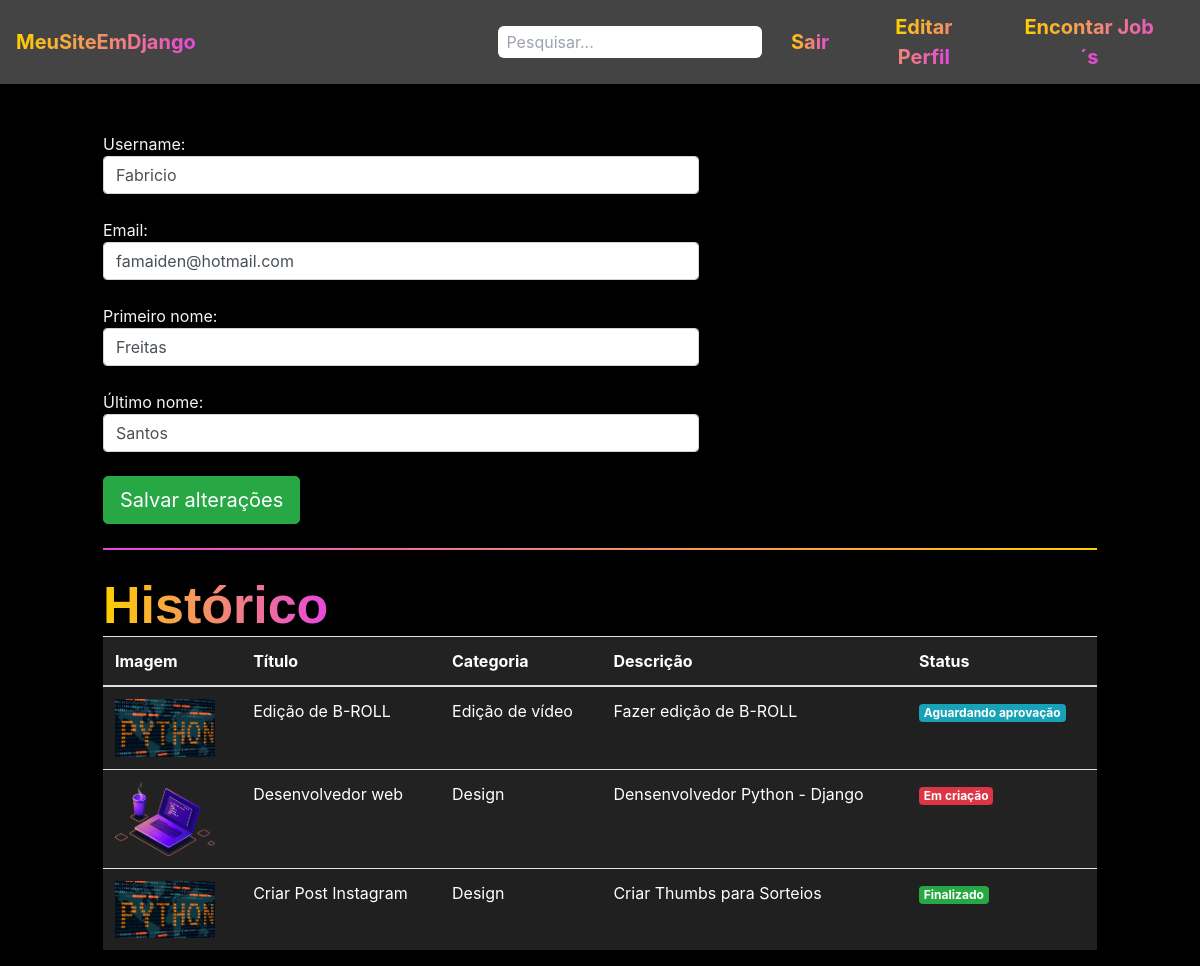
Page /jobs/perfil/ (signed in) on the earlier database version.
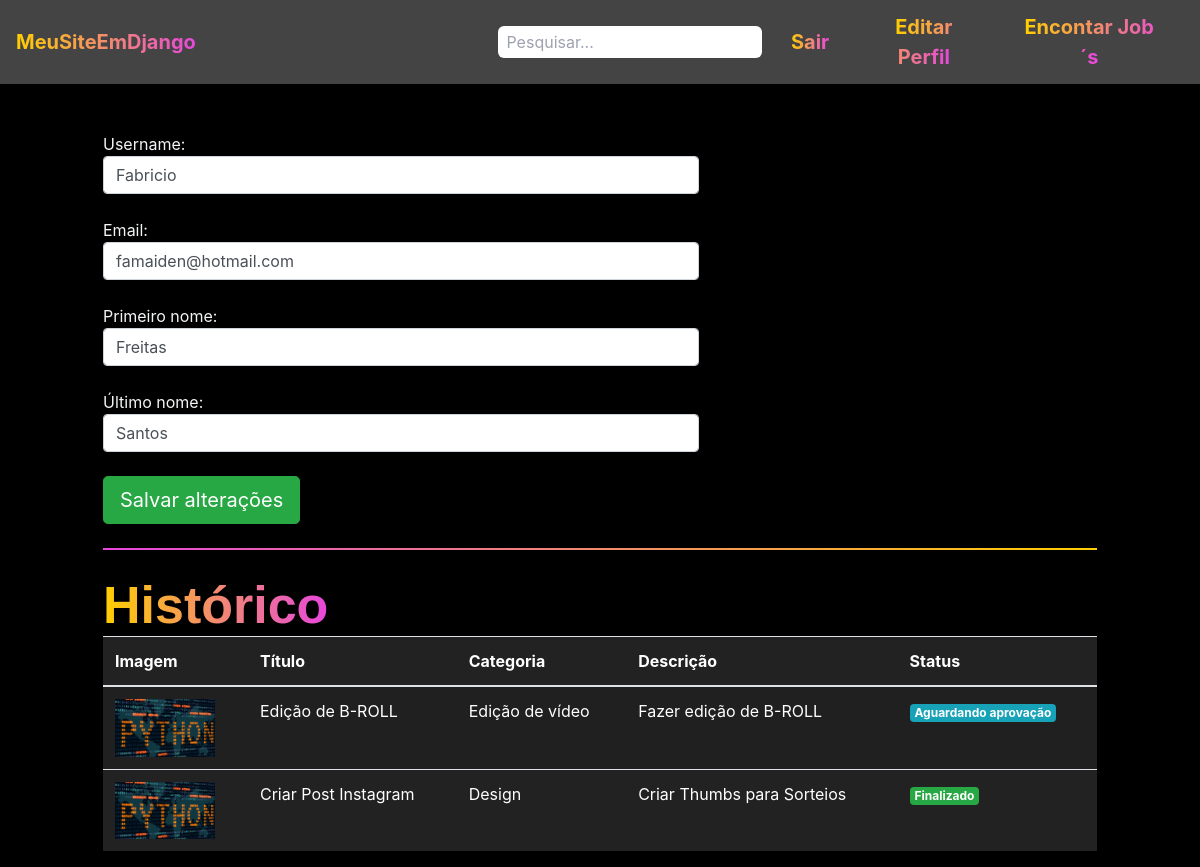
Same page on the later database version.
### jobs/models.py (models this page shows, shortened)
class Jobs(models.Model):
    categoria_choices = (('D', 'Design'),
                         ('EV', 'Edição de Vídeo'))
    status_choices = (('C', 'Em criação'),
                      ('AA', 'Aguardando aprovação'),
                      ('F', 'Finalizado'))
    titulo = models.CharField(max_length=200)
    descricao = models.TextField()
    categoria = models.CharField(max_length=2, choices=categoria_choices, default="D")
    prazo_entrega = models.DateTimeField()
    preco = models.FloatField()
    referencias = models.ManyToManyField(Referencias)
    profissional = models.ForeignKey(User, on_delete=models.DO_NOTHING, null=True, blank=True)
    reservado = models.BooleanField(default=False)
    status = models.CharField(max_length=2, choices=status_choices, default='C')
    arquivo_final = models.FileField(null=True)

class Referencias(models.Model):
    arquivo = models.FileField(upload_to='referencias')
    def __str__(self) -> str:
        return self.arquivo.url

### jobs/views.py (the view, shortened to what this page needs)
# urls.py: path('perfil/', views.perfil, name="perfil"),
@login_required(login_url='/auth/logar')
def perfil(request):
    if request.method == "GET":
        jobs = Jobs.objects.filter(profissional=request.user)
        return render(request, 'perfil.html', {'jobs': jobs})

### jobs/templates/perfil.html (shortened to what this page needs)
{% extends 'base.html' %}
{% load static %}
{% block 'head' %}
    <link rel="stylesheet" href="{% static 'jobs/css/encontrar_jobs.css' %}">
    <link rel="stylesheet" href="{% static 'jobs/css/perfil.css' %}">
{% endblock %}
{% block 'body' %}
<br>
<br>
<div class="container">
    <div style="width: 60%">
        <form action="{% url 'perfil' %}" method="POST">{% csrf_token %}
            <p>Username:</p>
            <input type="text" class="form-control" value="{{user.username}}" name="username">
            <br>
            <p>Email:</p>
            <input type="email" class="form-control" value="{{user.email}}" name="email">
            <br>
            <p>Primeiro nome:</p>
            <input type="text" class="form-control" value="{{user.first_name}}" name="primeiro_nome">
            <br>
            <p>Último nome:</p>
            <input type="text" class="form-control" value="{{user.last_name}}" name="ultimo_nome">
            <br>
            <input type="submit" class="btn btn-success btn-lg" value="Salvar alterações">
        </form>
    </div>
    <br>
    <hr class="borda-degrade">
    <br>
    <h4 class="titulo">Histórico</h4>
    <table style="background-color: #222; color: white;" class="table table-striped">
        <thead>
        <tr>
            <th scope="col">Imagem</th>
            <th scope="col">Título</th>
            <th scope="col">Categoria</th>
            <th scope="col">Descrição</th>
            <th scope="col">Status</th>
        </tr>
        </thead>
        <tbody>
        {% for job in jobs %}
            <tr>
                <th scope="row"><img width="100px" src="{{job.referencias.all.0}}"></th>
                <td>{{job.titulo}}</td>
                <td>
                    {% if job.categoria == 'D'%}
                    Design
                    {% else %}
                    Edição de vídeo
                    {% endif%}
                </td>
                <td>{{job.descricao}}</td>
                <td>
                    {% if job.status == 'AA'%}
                        <span class="badge badge-info">Aguardando aprovação</span>
                    {% elif job.status == 'C' %}
                        <button class="badge badge-danger" data-toggle="modal" data-target="#modal-job-{{job.id}}">Em criação</button>
                    {% else %}
                        <span class="badge badge-success">Finalizado</span>
                    {% endif %}
                </td>
            </tr>
        {% endfor %}
            </tbody>
        </table>
    </div>
{% endblock %}

### templates/base.html (shortened to what this page needs)
<!doctype html>
<html lang="pt-br">
    <head>
    {% block 'head' %}
    {% endblock %}
        <link rel="stylesheet" href="https://cdn.jsdelivr.net/npm/bootstrap@4.6.1/dist/css/bootstrap.min.css">
        <script src="https://cdn.tailwindcss.com"></script>
    </head>
    <body class="bg-black text-gray-100 font primary">
     {% include 'navbar.html' %}
{% block 'body' %} {% endblock %}
    </body>
</html>

### templates/navbar.html (shortened to what this page needs)
{% load static %}
<nav style="background-color: #444;" class="navbar navbar-expand-lg navbar-dark" class="flex text-gray-100 justify-between items-center py-3 px-4 fixed w-full z-50 ">
        <a class="navbar-brand" href="/"><span class="font-degrade-nav">MeuSiteEmDjango</span></a>
        <div class="w-6/12 flex flex-nowrap justify-end">
            {% if user.is_authenticated %}
            <div class="mr-2">
                <form>
                    <input type="text" class="py-1 px-2 rounded-md text-black" name="query" value="{{ request.GET.query }}" placeholder="Pesquisar...">
                </form>
            </div>
            {% endif %}
        </div>
        <div class="mr-2">
            {% if user.is_authenticated %}
            <a href="{% url 'logout' %}">
                <button class="bg-black-600 text-white py-1 px-3 rounded-md">
                  <span class="font-degrade-nav">Sair</span>
                </button>
            </a>
            {% else %}
             <a href="{% url 'logar' %}">
                <button class="bg-black-600 text-white py-1 px-3 rounded-md">
                  <span class="font-degrade-nav">Login</span>
                </button>
            </a>
            {% endif %}
        </div>
        <div class="mr-2">
            <a href="{% url 'cadastro' %}">
            <button class="bg-black-600 text-white py-1 px-3 rounded-md">
                <span class="font-degrade-nav">Editar Perfil</span>
            </button>
            </a>
        </div>
        {% if user.is_authenticated %}
        <div class="mr-2">
            <a href="{% url 'encontrar_jobs' %}">
            <button class="bg-black-600 text-white py-1 px-3 rounded-md">
               <span class="font-degrade-nav">Encontar Job´s</span>
            </button>
            </a>
        </div>
        {% endif %}
    </nav>

### templates/static/jobs/css/encontrar_jobs.css (style rules this page uses)
.titulo { font-family: Arial, Helvetica, sans-serif; font-weight: bold; font-size: 52px; display: inline; background-image: linear-gradient(90deg, rgba(255,207,0,1) 0%, rgba(231,71,220,1) 100%); background-clip: text; -webkit-background-clip: text; color: transparent; padding-bottom: 10px; }

### templates/static/jobs/css/perfil.css (style rules this page uses)
.borda-degrade { border: 1px solid transparent; border-image: linear-gradient(90deg,rgba(231,71,220,1) 0%,rgba(255,207,0,1) 100%); border-image-slice: 1; }
.titulo { font-family: Arial, Helvetica, sans-serif; font-weight: bold; font-size: 52px; display: inline; background-image: linear-gradient(90deg, rgba(255,207,0,1) 0%, rgba(231,71,220,1) 100%); background-clip: text; -webkit-background-clip: text; color: transparent; padding-bottom: 10px; }

### templates/base.html (style rules this page uses)
.font-degrade-nav { background-image: linear-gradient(90deg, rgba(255,207,0,1) 0%, rgba(231,71,220,1) 100%); background-clip: text; -webkit-background-clip: text; color: transparent; padding-bottom: 10px; font-size: 20px; font-weight: bold; }

Differences in the rows shown:
removed Jobs: referencias.all.0 (picture), titulo "Desenvolvedor web", categoria "Design", descricao "Densenvolvedor Python - Django"
